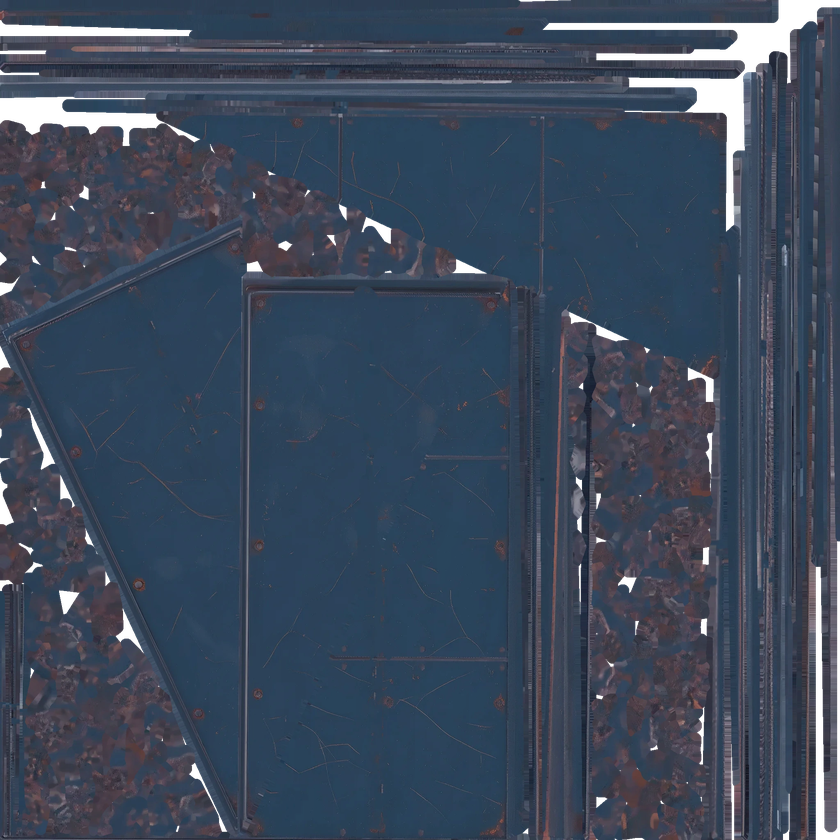
#> input picture tools/debug_blue_v2.png, 840 x 840 px, shrunk from 2048 x 2048 before the run
$ python -i flatten_wall_textures.py   (imports and definitions only)
#> lines starting #> are read from the running program, lines starting #| are printed output that depends on the picture; after the words box and inside, x2 and y2 are one past the last pixel; in counts of white or black regions, pixels touching at a corner belong together
#> further down, picture is the input picture: PIL image 840x840 RGBA; mean R, G, B, A 53.7, 66.2, 84.7, 246.5
"""Flatten baked directional lighting in Meshy AI wall textures.

Rewrites wall-blue.glb / wall-yellow.glb by replacing the baseColor image
with a delit version (low-frequency brightness normalized) so identical
walls placed side by side no longer show the same baked gradient.

Uses manual GLB binary manipulation (JSON chunk + BIN chunk) because
pygltflib cannot repack embedded buffer images.

Run once:  python tools/flatten_wall_textures.py
"""

import io
import json
import os
import shutil
import struct
import sys

import numpy as np
from PIL import Image, ImageFilter

ROOT = os.path.dirname(os.path.dirname(os.path.abspath(__file__)))
TARGETS = [
    os.path.join(ROOT, "assets/models/building/wall-blue.glb"),
    os.path.join(ROOT, "assets/models/building/wall-yellow.glb"),
]


def delight(img: Image.Image, ignore_alpha_mask: bool = True, strength: float = 0.95) -> Image.Image:
    """Remove low-frequency gradient by per-channel high-pass.

    For each RGB channel:
      result = image - blur(image) * strength + channel_mean * strength
    This removes smooth gradients across the entire texture while preserving
    fine detail (scratches, rivets, tiling). UV-invalid zones (alpha=0) kept.
    """
#> called with ignore_alpha_mask = True, strength = 0.95
    has_alpha = img.mode == "RGBA"
#> has_alpha = True
    rgb = img.convert("RGB")
    arr = np.array(rgb).astype(np.float32)
    h, w = arr.shape[:2]
#> h = 840; w = 840

    if has_alpha and ignore_alpha_mask:
        alpha_arr = np.array(img.split()[-1])
        valid_mask = alpha_arr > 8
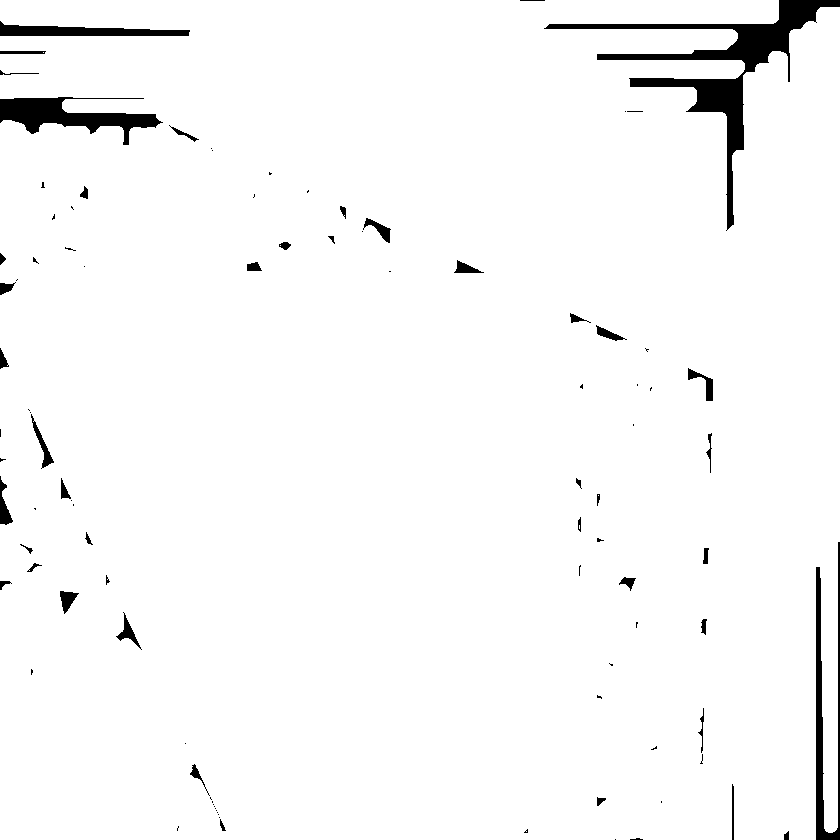
#> valid_mask: shape (840, 840) bool; 97.2% white; 95 black regions (51 under 20 px), largest, box (x1, y1, x2, y2) and area: (544, 0, 840, 231) 8385, (0, 97, 163, 145) 3182, (816, 542, 840, 840) 2411
    else:
        valid_mask = np.ones((h, w), dtype=bool)

    radius = max(h, w) // 5
#> radius = 168

    result = np.empty_like(arr)
    weight_img = Image.fromarray((valid_mask.astype(np.float32) * 255).astype(np.uint8), "L")
    weight_blurred = np.array(weight_img.filter(ImageFilter.GaussianBlur(radius=radius))).astype(np.float32) / 255.0
    weight_blurred = np.maximum(weight_blurred, 0.01)

    for c in range(3):
        ch = arr[..., c]
        masked = np.where(valid_mask, ch, 0.0)
        ch_img = Image.fromarray(np.clip(masked, 0, 255).astype(np.uint8), "L")
        ch_blur = np.array(ch_img.filter(ImageFilter.GaussianBlur(radius=radius))).astype(np.float32)
        low = ch_blur / weight_blurred

        valid_vals = ch[valid_mask]
        ch_mean = float(valid_vals.mean()) if valid_vals.size else float(low.mean())
        flattened = ch - strength * (low - ch_mean)
        result[..., c] = np.where(valid_mask, flattened, ch)
#> this loop made 3 passes
#> ch_mean on passes 1 to 3: 54.84, 67.72, 86.59
#> pass 1, in delight, `ch = arr[..., c]`:
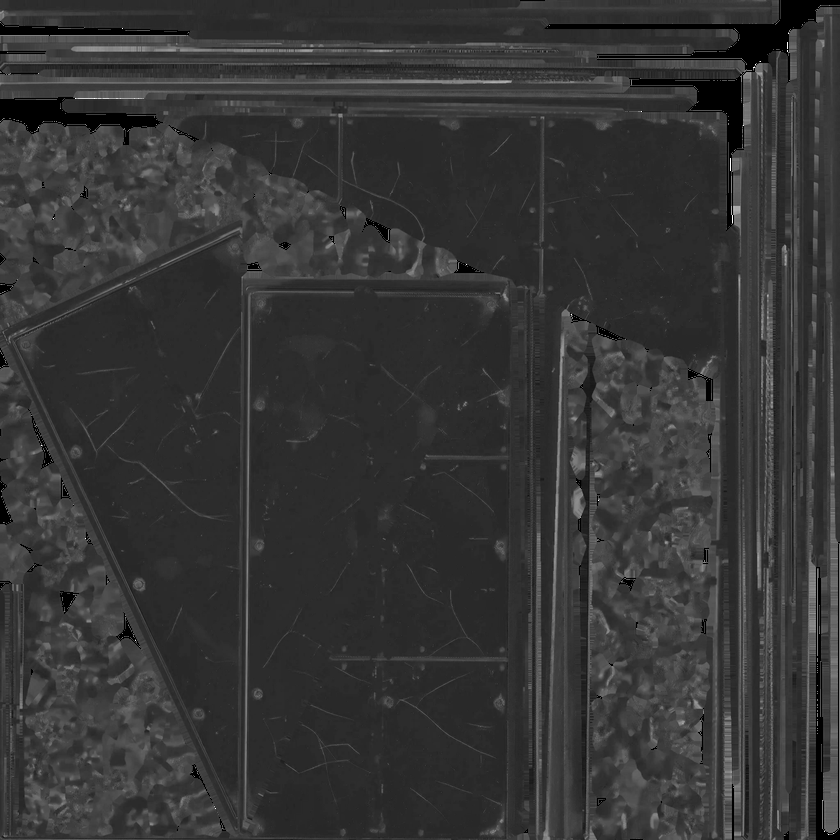
#> ch: shape (840, 840) float32; min 0, max 255, mean 53.7
#> pass 1, in delight, `ch_blur = np.array(ch_img.filter(ImageFilter.GaussianBlur(radius=radiu..`:
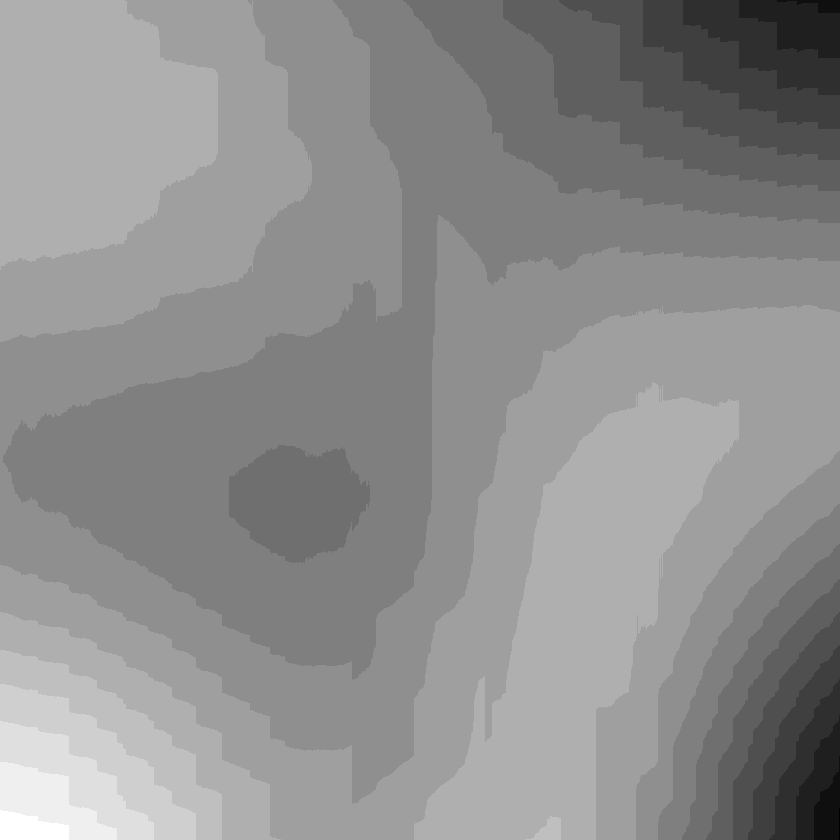
#> ch_blur: shape (840, 840) float32; min 42, max 58, mean 51; drawn with min black and max white
#> after the loop:
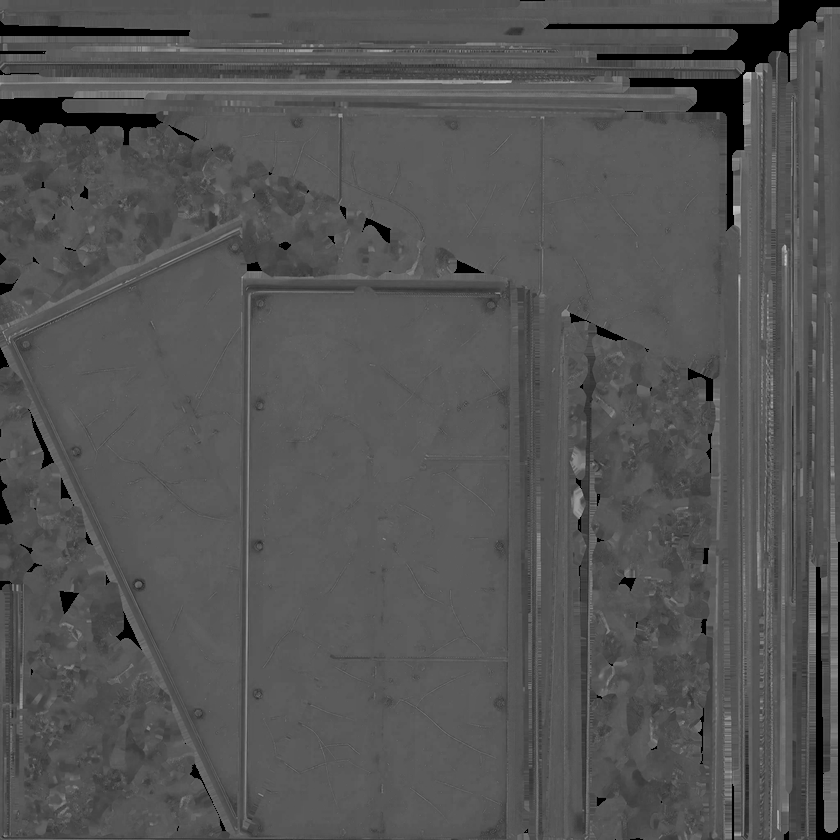
#> masked: shape (840, 840) float32; min 0, max 203, mean 84.2

    result = np.clip(result, 0, 255).astype(np.uint8)

    # Extend RGB into alpha=0 regions by iterative pull-dilation so UV
    # sampling that strays outside the island samples a similar color
    # instead of pure black.
    if has_alpha and ignore_alpha_mask:
        result = _fill_outside_mask(result, valid_mask)

    out = Image.fromarray(result, "RGB")
    if has_alpha:
        alpha = img.split()[-1]
        out = Image.merge("RGBA", (*out.split(), alpha))
    return out


def _fill_outside_mask(rgb_u8: np.ndarray, mask: np.ndarray, iterations: int = 40) -> np.ndarray:
    """Pull valid colors outward into invalid regions via repeated blur."""
#> called with iterations = 40
    arr = rgb_u8.astype(np.float32)
    m = mask.astype(np.float32)
    for c in range(3):
        arr[..., c] = arr[..., c] * m
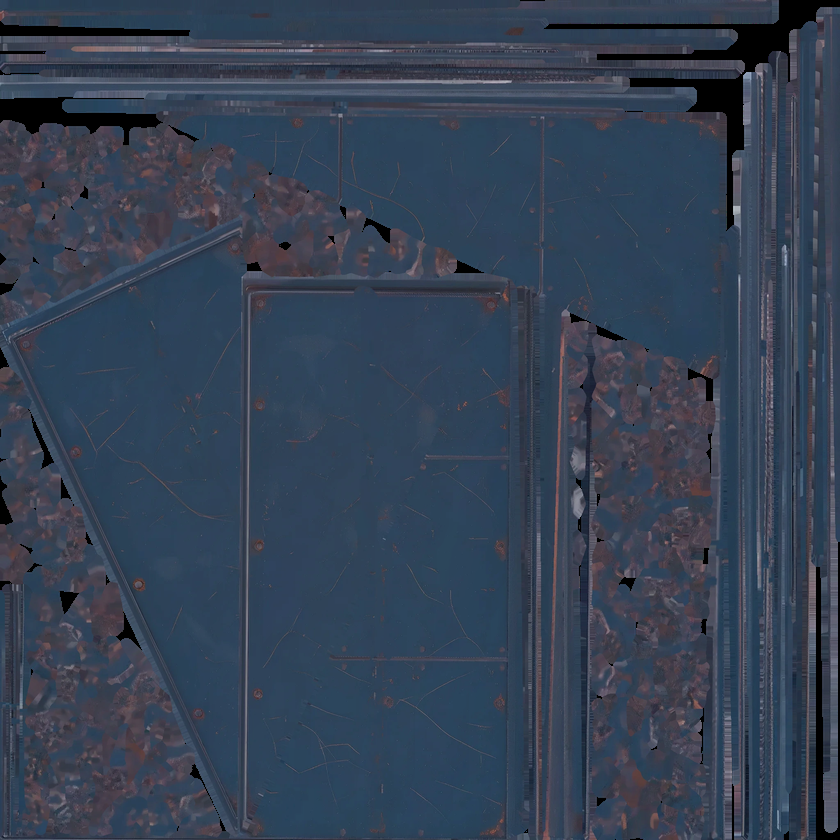
#> arr: shape (840, 840, 3) float32; mean R, G, B 53.3, 65.9, 84.2
    for _ in range(iterations):
        img_c = [Image.fromarray(np.clip(arr[..., c], 0, 255).astype(np.uint8), "L")
                 for c in range(3)]
        m_img = Image.fromarray((m * 255).astype(np.uint8), "L")
        blurred = [np.array(ic.filter(ImageFilter.GaussianBlur(radius=6))).astype(np.float32)
                   for ic in img_c]
        m_blur = np.array(m_img.filter(ImageFilter.GaussianBlur(radius=6))).astype(np.float32) / 255.0
        valid_new = m_blur > 0.02
        for c in range(3):
            extended = blurred[c] / np.maximum(m_blur, 0.001)
            arr[..., c] = np.where(mask, rgb_u8[..., c].astype(np.float32),
                                   np.where(valid_new, extended, arr[..., c]))
        m = np.where(mask | valid_new, 1.0, m)
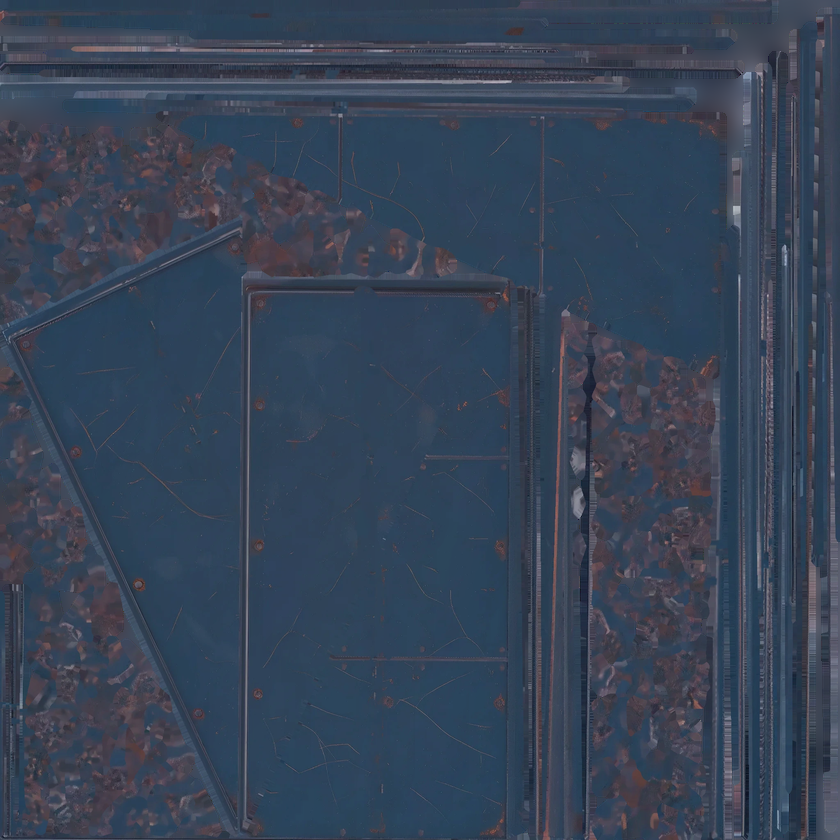
#> arr: shape (840, 840, 3) float32; 2.81% of pixels changed, all inside (x1, y1, x2, y2) = (0, 0, 840, 840)
#> m: shape (840, 840) float32; every value is 1
#> valid_new: shape (840, 840) bool; every value is 1
    return np.clip(arr, 0, 255).astype(np.uint8)


# [22 lines left out: function read_glb, not called in this run]


def pad4(b: bytes, pad_byte: bytes = b"\x00") -> bytes:
    n = (4 - (len(b) % 4)) % 4
    return b + pad_byte * n


# [100 lines left out: functions write_glb, replace_image_in_bin, process_glb, main, not called in this run]


# [2 lines not run here, left out]

>>> from PIL import Image
>>> picture = Image.open('debug_blue_v2.png')
>>> result = delight(picture)
